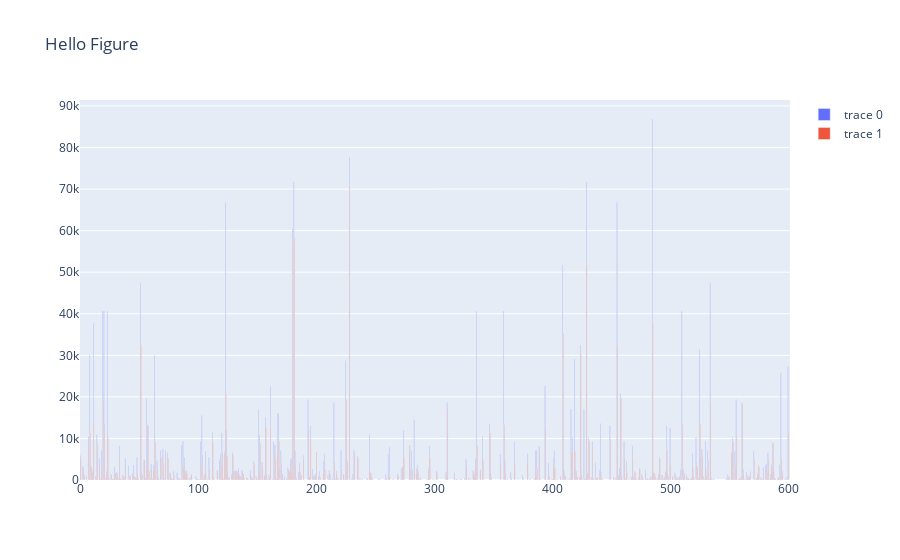

Here is the notebook cell this chart was saved with:
### Code cell
fig = go.Figure()
# fig.add_trace(go.Scatter(y=[2, 1, 4, 3]))
fig.add_trace(go.Bar(y=df['Hero Product 1 #ratings']))
fig.add_trace(go.Bar(y=df['Hero Product 2 #ratings']))
fig.update_layout(title = 'Hello Figure')
fig.show()

### Figure 1 — Plotly figure (JSON) as saved in the notebook; plotly's stock layout.template omitted (floating-point values rounded to 4 significant figures; data arrays with more than 128 entries replaced by an {"elided": "..."} marker saying what was removed)
{"data": [{"type": "bar", "y": {"elided": "602 int values"}}, {"type": "bar", "y": {"elided": "602 int values"}}], "layout": {"title": {"text": "Hello Figure"}}}
